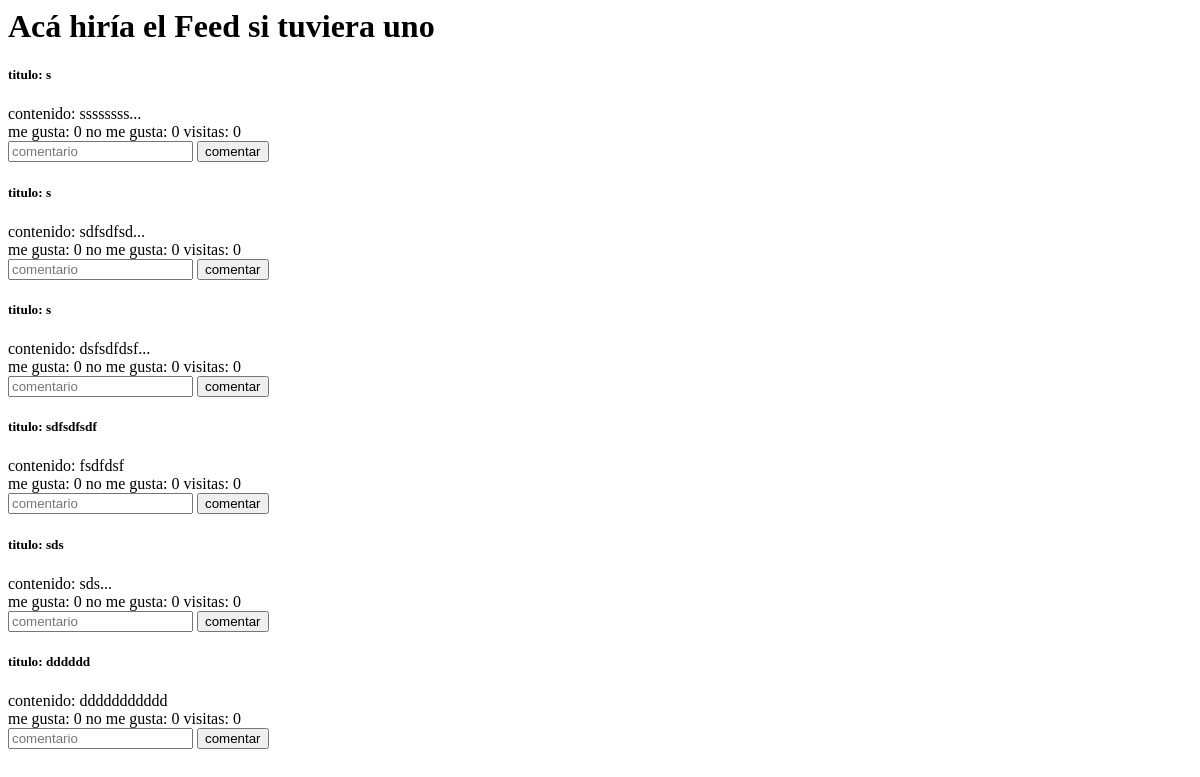
Before: / with the older database file.
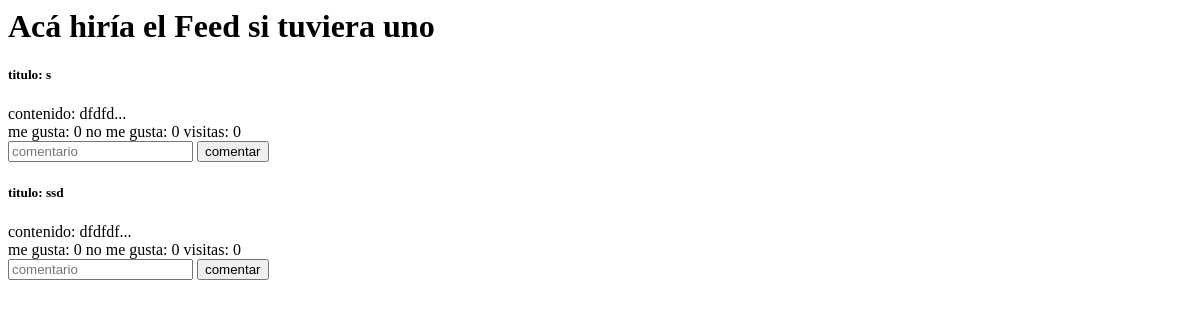
After: the same page with the newer database file.
### feed/models.py (models this page shows, shortened)
class post(models.Model):
    posteador = models.ForeignKey(usuario, on_delete=models.CASCADE, null=True)
    titulo = models.CharField(max_length=100)
    contenido = models.TextField()
    pre_contenido = models.TextField()
    tipo_17_ODS= models.CharField( choices=tipos , max_length=50, default=1)
    creado_en = models.DateTimeField(auto_now_add=True)
    actualizado_en = models.DateTimeField(auto_now=True)
    me_gusta = models.IntegerField(default=0)
    no_megusta = models.IntegerField(default=0)
    imagen = models.FileField(upload_to='imagenes_posts', default='feed/static/images/default.jpg')
    visitas = models.IntegerField(default=0)

### feed/views.py (the view)
# urls.py: path('', include('feed.urls')),
def feed(request):
    posteos = post.objects.all()
    return render(request,"feed.html",{'posteos':posteos})

### feed/templates/feed.html (shortened to what this page needs)
{% extends "base.html" %}
{% block content %}
    <h1>Acá hiría el Feed si tuviera uno</h1>
    {% for post in posteos %}
        <div class="card" style="width: 18rem;">
            <div class="card-body">
                <h5 class="card-title">titulo: {{ post.titulo }}</h5>
                <div class="card-text">contenido: {{ post.pre_contenido }}</div>
                <a>me gusta: {{post.me_gusta}}</a>
                <a>no me gusta: {{post.no_megusta}}</a>
                <a>visitas: {{post.visitas}}</a>
                <br>
                <form action="crear_comentario/" method="POST" > {% csrf_token %}
                    <input type="text" name="txtcontenido" id="txtcontenido" placeholder="comentario">
                   <button type="submit">comentar</button>
                </form>
            </div>
        </div>
    {% endfor %}
{% endblock %}

### feed/templates/base.html (shortened to what this page needs)
<html lang="en">
<head>
    {% load static %}
    <link rel="stylesheet" href="{% static 'css/styles.css' %}">
</head>
<body>
    {% block content %}{% endblock %}
</body>
</html>

Changed rows visible on the page:
removed post: titulo "s", pre_contenido "ssssssss...", me_gusta "0", no_megusta "0", visitas "0"
removed post: titulo "s", pre_contenido "sdfsdfsd...", me_gusta "0", no_megusta "0", visitas "0"
removed post: titulo "s", pre_contenido "dsfsdfdsf...", me_gusta "0", no_megusta "0", visitas "0"
removed post: titulo "sdfsdfsdf", pre_contenido "fsdfdsf", me_gusta "0", no_megusta "0", visitas "0"
removed post: titulo "sds", pre_contenido "sds...", me_gusta "0", no_megusta "0", visitas "0"
removed post: titulo "dddddd", pre_contenido "ddddddddddd", me_gusta "0", no_megusta "0", visitas "0"
added post: titulo "s", pre_contenido "dfdfd...", me_gusta "0", no_megusta "0", visitas "0"
added post: titulo "ssd", pre_contenido "dfdfdf...", me_gusta "0", no_megusta "0", visitas "0"
